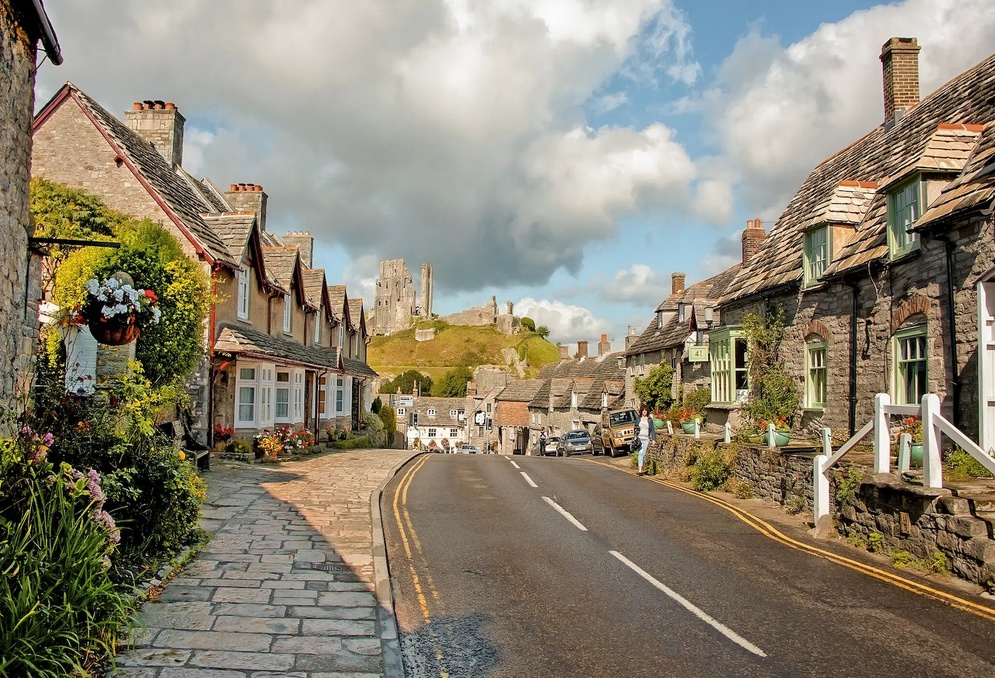
#> input picture Lecture11/code/background.jpg, 995 x 678 px, shrunk from 1467 x 1000 before the run
$ python 6_add.py
#> lines starting #> are read from the running program, lines starting #| are printed output that depends on the picture
#!/usr/bin/env -S uv run --script
from PIL import Image

im1 = Image.open("background.jpg")
#> im1 is the input picture: PIL image 995x678 RGB; mean R, G, B 139.4, 131.6, 114.4
im2 = Image.open("green.jpg")
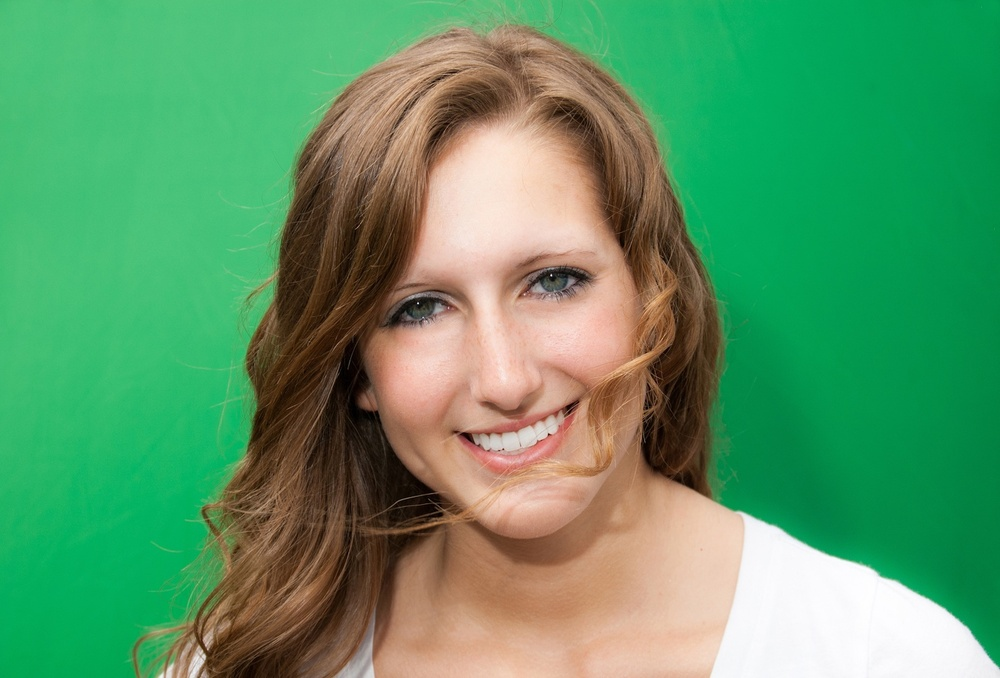
#> input picture Lecture11/code/green.jpg, 1000 x 678 px, shrunk from 1474 x 1000 before the run
#> im2 is the input picture: PIL image 1000x678 RGB; mean R, G, B 90.5, 152.3, 102.5

for x in range(0, im1.width):
    for y in range(0, im1.height):
        pixel1 = im1.getpixel((x, y))
        pixel2 = im2.getpixel((x, y))
        newPixel = (pixel1[0] + pixel2[0], pixel1[1] + pixel2[1], pixel1[2] + pixel2[2])
        im1.putpixel((x, y), newPixel)
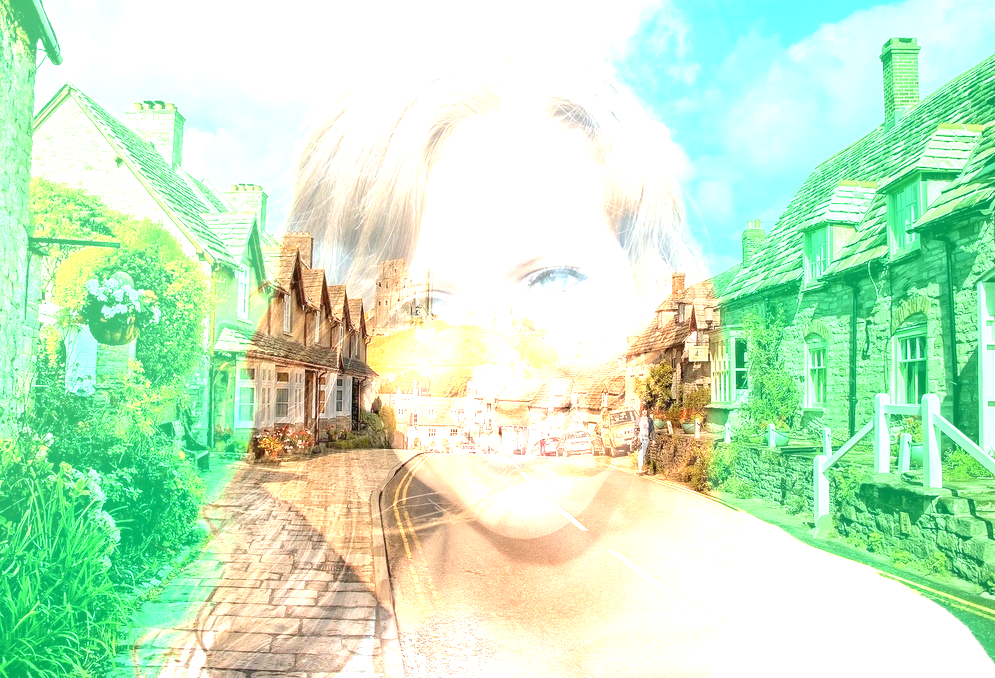
#> im1: PIL image 995x678 RGB; mean R, G, B 198.2, 235.4, 198.5
im1.show()
